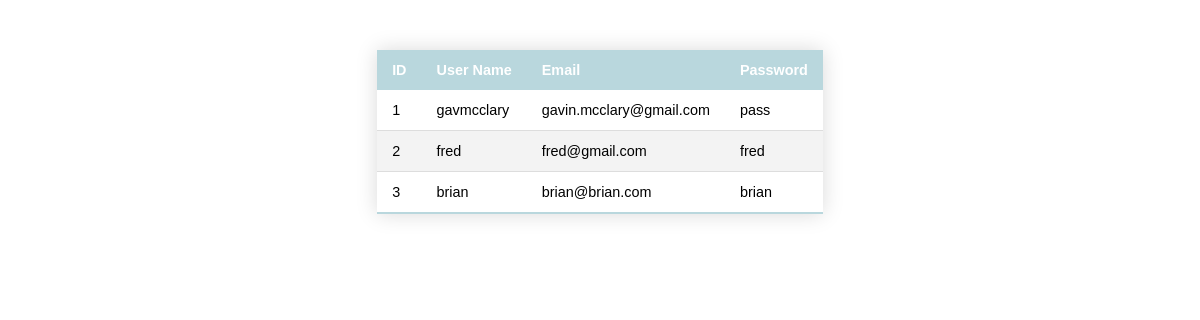
Before: / with the older database file.
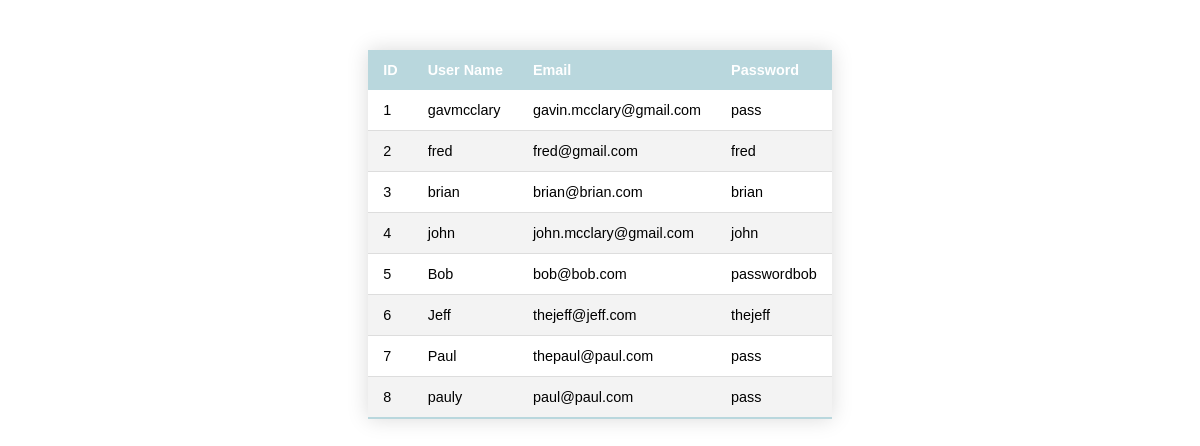
After: the same page with the newer database file.
### signup/models.py (models this page shows, shortened)
class Users(models.Model):
    id = models.IntegerField(primary_key=True)
    username = models.CharField(max_length=200, unique=True, null=False)
    email = models.EmailField(max_length=254, unique=True, null=False)
    password = models.CharField(max_length=128)
    class Meta:
        verbose_name_plural = "Users"

### signup/views.py (the view)
# urls.py: path('', views.index, name='index'),
def index(request):
    all_users = Users.objects.all()
    return render(request, 'index.html', {
        'all_users': all_users,
    })

### signup/templates/index.html (shortened to what this page needs)
{% extends "public_template.html" %}
{% block main %}
            <table class="styled-table">
                <thead>
                    <tr>
                    <th>ID</th>
                    <th>User Name</th>
                    <th>Email</th>
                    <th>Password</th>
                    </tr>
                </thead>
                {% for user in all_users %}
                    <tr>
                        <td>{{ user.id }}</td>
                        <td>{{ user.username }}</td>
                        <td>{{ user.email }}</td>
                        <td>{{ user.password }}</td>
                    </tr>
                {% endfor %}
            </table>
{% endblock %}

### signup/templates/public_template.html (shortened to what this page needs)
{% load static %}
<!DOCTYPE html>
<html lang="en">
<head>
    <link rel= "stylesheet" type= "text/css" href= "{% static 'styles.css' %}">
</head>
<body>
    {% block main %}
    {% endblock %}
</body>
</html>

### signup/static/styles.css (style rules this page uses)
body { font-family: Arial, Helvetica, sans-serif; color: rgb(0, 0, 0); }
.styled-table { border-collapse: collapse; margin: auto; margin-top: 50px; font-size: 0.9em; font-family: Arial, Helvetica, sans-serif; min-width: 400px; box-shadow: 0 0 20px rgba(0, 0, 0, 0.15); }
.styled-table thead tr { background-color: rgb(185, 215, 221); color: #ffffff; text-align: left; }
.styled-table th, .styled-table td { padding: 12px 15px; }
.styled-table tbody tr { border-bottom: 1px solid #dddddd; }
.styled-table tbody tr:nth-of-type(even) { background-color: #f3f3f3; }
.styled-table tbody tr:last-of-type { border-bottom: 2px solid rgb(185, 215, 221); }

Changed rows visible on the page:
added Users: id "4", username "john", email "john.mcclary@gmail.com", password "john"
added Users: id "5", username "Bob", email "bob@bob.com", password "passwordbob"
added Users: id "6", username "Jeff", email "thejeff@jeff.com", password "thejeff"
added Users: id "7", username "Paul", email "thepaul@paul.com", password "pass"
added Users: id "8", username "pauly", email "paul@paul.com", password "pass"
